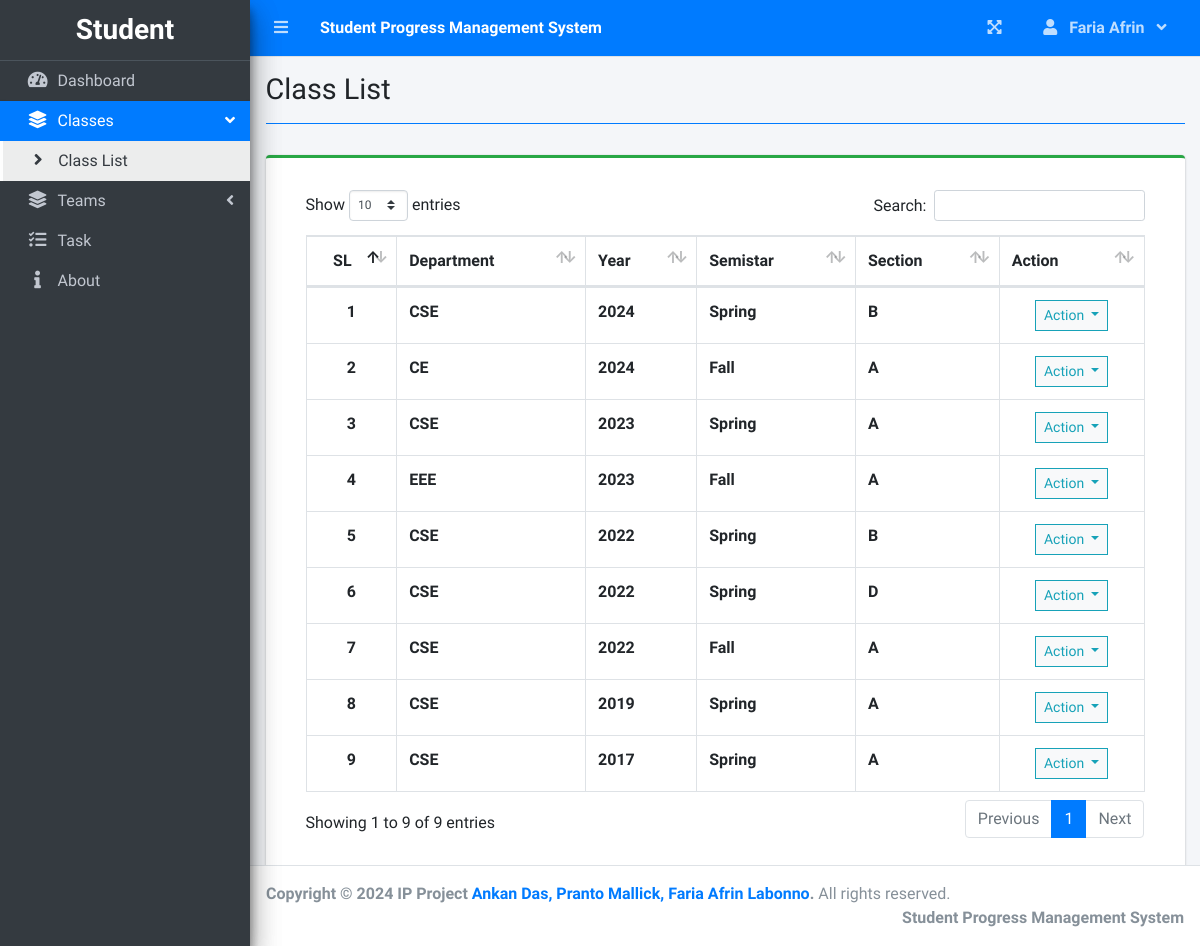
Page /index.php?page=class_list (signed in) on the committed database.
### tables this page shows
CREATE TABLE `class` (
  `id` int(11) NOT NULL,
  `year` text NOT NULL,
  `semester` text NOT NULL,
  `sec` text NOT NULL,
  `dept` int(11) NOT NULL,
  `student_ids` text DEFAULT NULL
);

### class_list.php (the view, shortened to what this page needs)
<?php include'db_connect.php' ?>
<?php include 'topbar.php' ?>
  <?php include 'sidebar.php' ?>
<div class="card card-outline card-success">
          <div class="card-header">
        <div class="card-body">
			<table class="table tabe-hover table-bordered" id="list">
				<thead>
					<tr>
						<th class="text-center">SL</th>
						<th>Department</th>
                        <th>Year</th>
						<th>Semistar</th>
						<th>Section </th>
						<th>Action</th>
					</tr>
				</thead>
				<tbody>
					<?php
					$i = 1;
					$dpt = array("N/A","CSE","EEE","CE");
					$qry = $conn->query("SELECT *FROM class order by year DESC");
					while($row= $qry->fetch_assoc()):
					?>
					<tr>
						<th class="text-center"><?php echo $i++ ?></th>
                        <td><b><?php echo $dpt[$row['dept']] ?></b></td>
						<td><b><?php echo ucwords($row['year']) ?></b></td>
						<td><b><?php echo ucwords($row['semester']) ?></b></td>
						<td><b><?php echo ucwords($row['sec']) ?></b></td>
						<td class="text-center">
							<button type="button" class="btn btn-default btn-sm btn-flat border-info wave-effect text-info dropdown-toggle" data-toggle="dropdown" aria-expanded="true">
		                      Action
		                    </button>
						</td>
					</tr>
				<?php endwhile; ?>
				</tbody>
			</table>
	    </div>
    </div>
</div>

### rows in the picture
class: dept "CSE", year "2024", semester "Spring", sec "B"
class: dept "CE", year "2024", semester "Fall", sec "A"
class: dept "CSE", year "2023", semester "Spring", sec "A"
class: dept "EEE", year "2023", semester "Fall", sec "A"
class: dept "CSE", year "2022", semester "Spring", sec "B"
class: dept "CSE", year "2022", semester "Spring", sec "D"
class: dept "CSE", year "2022", semester "Fall", sec "A"
class: dept "CSE", year "2019", semester "Spring", sec "A"
class: dept "CSE", year "2017", semester "Spring", sec "A"

### other values in the picture
$title "Class List"
$_SESSION['system']['name'] "Student Progress Management System"
$_SESSION['login_firstname'] "Faria Afrin"
